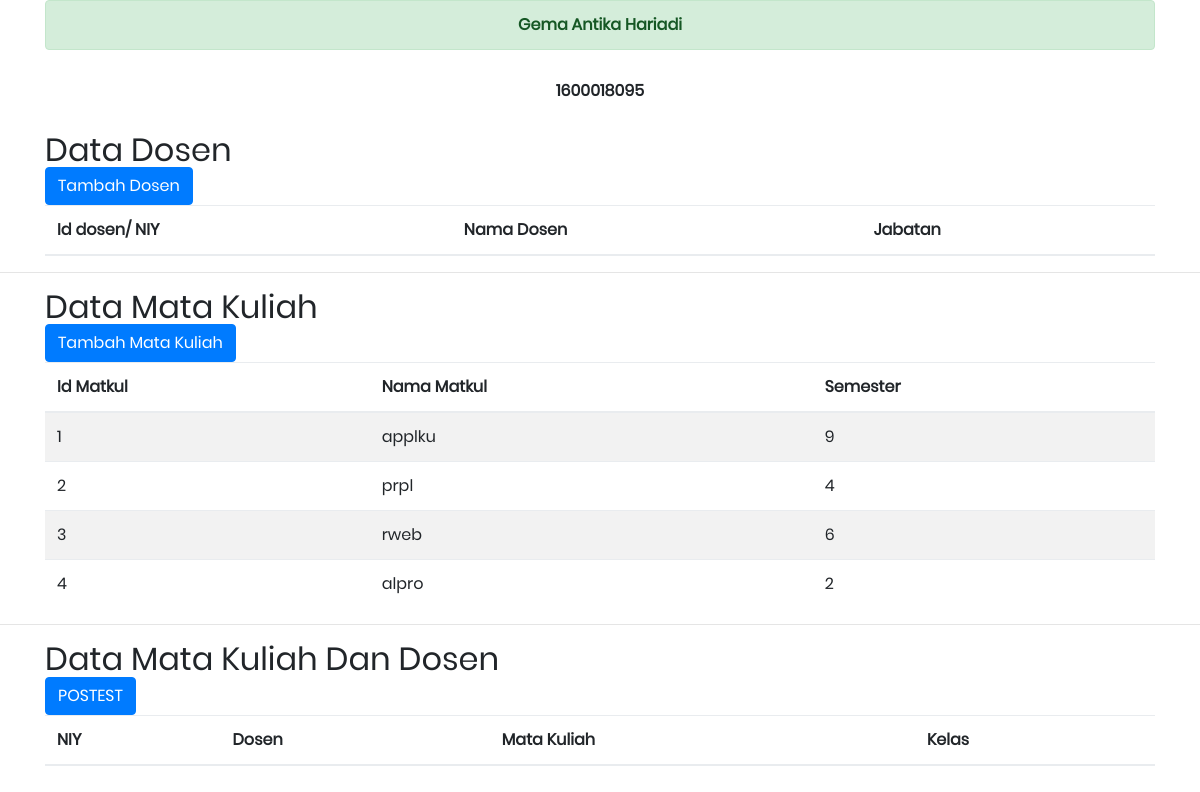
Page /index.php/jadwaldosen on the earlier database version.
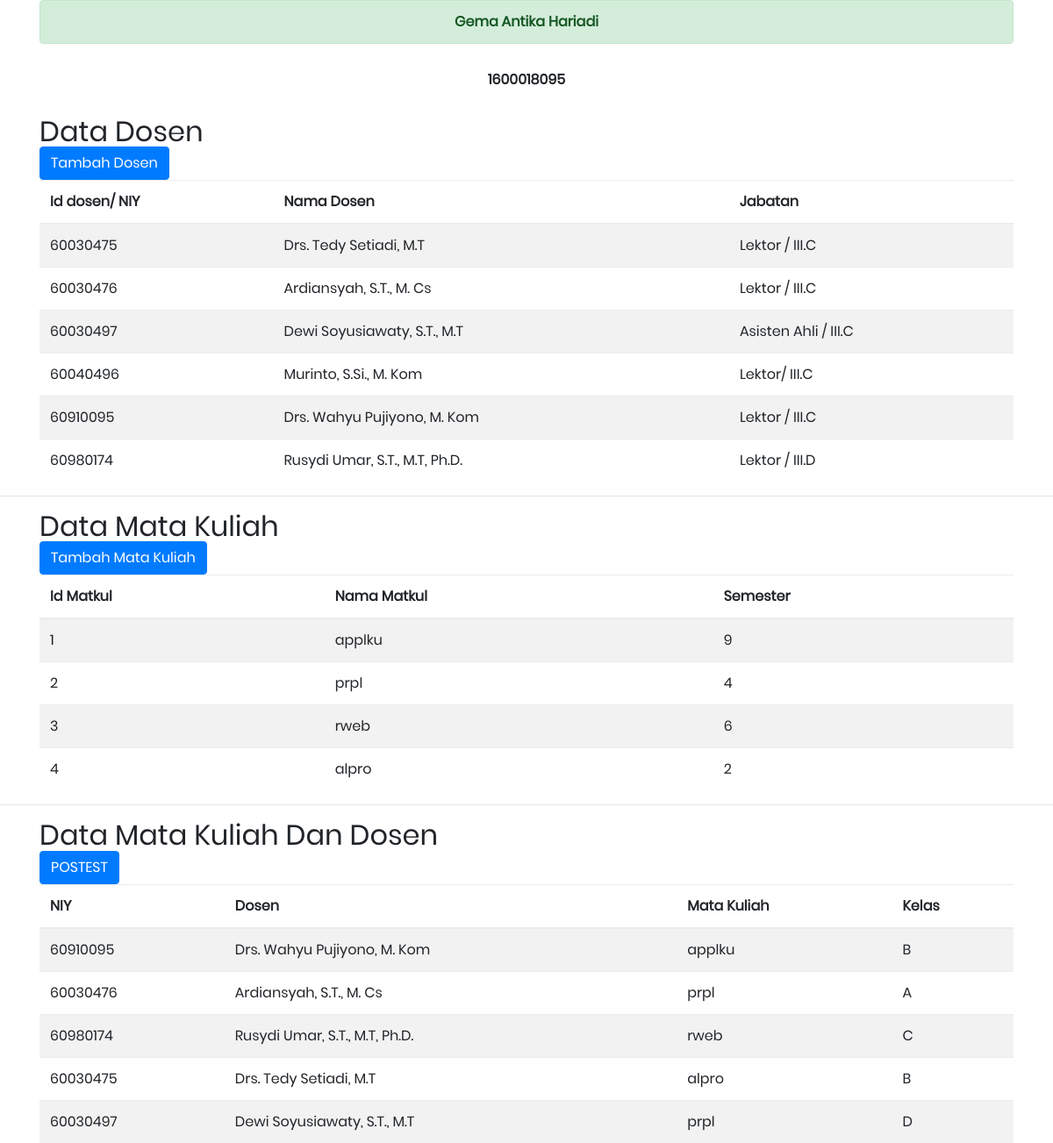
Same page on the later database version.
### tables this page shows
CREATE TABLE `tbl_matkul` (
  `id_matkul` int(11) NOT NULL,
  `nama_matkul` varchar(150) NOT NULL,
  `semester` int(11) NOT NULL
);

CREATE TABLE `tbl_dosen` (
  `id_dosen` int(10) NOT NULL,
  `nama_dosen` varchar(250) NOT NULL,
  `jabatan_akademik` varchar(250) NOT NULL
);

CREATE TABLE `tbl_matkuldosen` (
  `id_jadwal` int(11) NOT NULL,
  `id_matkul` char(10) NOT NULL,
  `id_dosen` int(10) NOT NULL,
  `kelas` varchar(15) NOT NULL
);

### application/controllers/Jadwaldosen.php (called while the page is built, shortened)
<?php
class Jadwaldosen extends CI_Controller{
	function __construct(){
        $this->load->model('m_jadwaldosen');
        $this->load->model('m_matakuliah');
        $this->load->library('form_validation');
	}
	function index(){
        $data['datadosen'] = $this->m_jadwaldosen->lihat_dosen();
        $data['datamatkul'] = $this->m_matakuliah->tampil_matkul();
        $data['dosenmatkul'] = $this->m_jadwaldosen->dosen_matkul();
        $this->load->view("jadwaldosen/v_tampil_dosen", $data);
    }
}

### index.php (called while the page is built, shortened)
<?php
require_once BASEPATH.'core/CodeIgniter.php';

### application/models/M_matakuliah.php (called while the page is built, shortened)
<?php
class M_matakuliah extends CI_Model{
    function tampil_matkul(){
        return $this->db->get('tbl_matkul')->result();
    }
}

### application/models/M_jadwaldosen.php (called while the page is built, shortened)
<?php
class M_jadwaldosen extends CI_Model{
    public function lihat_dosen(){
        $query = $this->db->query("SELECT *FROM tbl_dosen");
        return $query->result();
    }
    public function dosen_matkul(){
        $query = $this->db->query("SELECT *FROM tbl_matkuldosen, tbl_dosen, tbl_matkul
        WHERE tbl_matkuldosen.id_matkul = tbl_matkul.id_matkul AND tbl_matkuldosen.id_dosen = tbl_dosen.id_dosen");
        return $query->result();
    }
}

### application/views/jadwaldosen/v_tampil_dosen.php (the view, shortened to what this page needs)
<!DOCTYPE html>
<html lang="en">
<head>
	<?php $this->load->view("_partials/head.php") ?>
</head>
<body>
<div class="container">
    <center><div class="alert alert-success">
        <strong>Gema Antika Hariadi</strong>
    </div>
    <div class="alert">
        <strong>1600018095</strong>
    </div>
    </center>
</div>
<div class="container">
  <h2>Data Dosen</h2>
  <button type="button" class="btn btn-primary">Tambah Dosen</button>
  <table class="table table-striped">
    <thead>
      <tr>
        <th>Id dosen/ NIY</th>
        <th>Nama Dosen</th>
        <th>Jabatan</th>
      </tr>
    </thead>
    <tbody>
    <?php foreach($datadosen as $data):?>
      <tr>
        <td><?php echo $data->id_dosen?></td>
        <td><?php echo $data->nama_dosen?></td>
        <td><?php echo $data->jabatan_akademik?></td>
      </tr>
      <?php endforeach?>
    </tbody>
  </table>
</div>
<hr>
<div class="container">
  <h2>Data Mata Kuliah</h2>
  <button type="button" class="btn btn-primary">Tambah Mata Kuliah</button>
  <table class="table table-striped">
    <thead>
      <tr>
        <th>Id Matkul</th>
        <th>Nama Matkul</th>
        <th>Semester</th>
      </tr>
    </thead>
    <tbody>
    <?php foreach($datamatkul as $data):?>
      <tr>
        <td><?php echo $data->id_matkul?></td>
        <td><?php echo $data->nama_matkul?></td>
        <td><?php echo $data->semester?></td>
      </tr>
      <?php endforeach?>
    </tbody>
  </table>
</div>
<hr>
<div class="container">
  <h2>Data Mata Kuliah Dan Dosen</h2>  <button type="button" class="btn btn-primary">POSTEST</button>
  <table class="table table-striped">
    <thead>
      <tr>
        <th>NIY</th>
        <th>Dosen</th>
        <th>Mata Kuliah</th>
        <th>Kelas</th>
      </tr>
    </thead>
    <tbody>
    <?php foreach($dosenmatkul as $data):?>
      <tr>
        <td><?php echo $data->id_dosen?></td>
        <td><?php echo $data->nama_dosen?></td>
        <td><?php echo $data->nama_matkul?></td>
        <td><?php echo $data->kelas?></td>
      </tr>
      <?php endforeach?>
    </tbody>
  </table>
</div>
    <?php $this->load->view("_partials/js.php") ?>
</body>
</html>

### application/views/_partials/head.php (shortened to what this page needs)
<link href="<?php echo base_url('assets/bootstrap/css/bootstrap.min.css') ?>" rel="stylesheet" type="text/css">
<link href="<?php echo base_url('fonts/font-awesome-4.7.0/css/font-awesome.min.css') ?>" rel="stylesheet" type="text/css">
<link rel="stylesheet" type="text/css" href="fonts/iconic/css/material-design-iconic-font.min.css">
<link href="<?php echo base_url('fonts/iconic/css/material-design-iconic-font.min.css')?>" rel="stylesheet" type="text/css">
<link href="<?php echo base_url('assets/animate/animate.css') ?>" rel="stylesheet" type="text/css">
<link href="<?php echo base_url('assets/css-hamburgers/hamburgers.min.css') ?>" rel="stylesheet" type="text/css">
<link href="<?php echo base_url('assets/animsition/css/animsition.min.css') ?>" rel="stylesheet" type="text/css">
<link href="<?php echo base_url('assets/select2/select2.min.css') ?>" rel="stylesheet" type="text/css">
<link href="<?php echo base_url('assets/daterangepicker/daterangepicker.css') ?>" rel="stylesheet" type="text/css">
<link href="<?php echo base_url('css/util.css') ?>" rel="stylesheet" type="text/css">
<link href="<?php echo base_url('css/main.css') ?>" rel="stylesheet" type="text/css">

### application/views/_partials/js.php (shortened to what this page needs)
</body>

### css/main.css (style rules this page uses)
* { margin: 0px; padding: 0px; box-sizing: border-box; }
body, html { height: 100%; font-family: Poppins-Regular, sans-serif; }
h1,h2,h3,h4,h5,h6 { margin: 0px; }
button { outline: none !important; border: none; background: transparent; }

Differences in the rows shown:
added tbl_dosen: id_dosen "60030475", nama_dosen "Drs. Tedy Setiadi, M.T", jabatan_akademik "Lektor / III.C"
added tbl_dosen: id_dosen "60030476", nama_dosen "Ardiansyah, S.T., M. Cs", jabatan_akademik "Lektor / III.C"
added tbl_dosen: id_dosen "60030497", nama_dosen "Dewi Soyusiawaty, S.T., M.T", jabatan_akademik "Asisten Ahli / III.C"
added tbl_dosen: id_dosen "60040496", nama_dosen "Murinto, S.Si., M. Kom", jabatan_akademik "Lektor/ III.C"
added tbl_dosen: id_dosen "60910095", nama_dosen "Drs. Wahyu Pujiyono, M. Kom", jabatan_akademik "Lektor / III.C"
added tbl_dosen: id_dosen "60980174", nama_dosen "Rusydi Umar, S.T., M.T, Ph.D.", jabatan_akademik "Lektor / III.D"
added tbl_matkuldosen: id_dosen.id_dosen "60910095", id_dosen.nama_dosen "Drs. Wahyu Pujiyono, M. Kom", id_matkul.nama_matkul "applku", kelas "B"
added tbl_matkuldosen: id_dosen.id_dosen "60030476", id_dosen.nama_dosen "Ardiansyah, S.T., M. Cs", id_matkul.nama_matkul "prpl", kelas "A"
added tbl_matkuldosen: id_dosen.id_dosen "60980174", id_dosen.nama_dosen "Rusydi Umar, S.T., M.T, Ph.D.", id_matkul.nama_matkul "rweb", kelas "C"
added tbl_matkuldosen: id_dosen.id_dosen "60030475", id_dosen.nama_dosen "Drs. Tedy Setiadi, M.T", id_matkul.nama_matkul "alpro", kelas "B"
added tbl_matkuldosen: id_dosen.id_dosen "60030497", id_dosen.nama_dosen "Dewi Soyusiawaty, S.T., M.T", id_matkul.nama_matkul "prpl", kelas "D"
